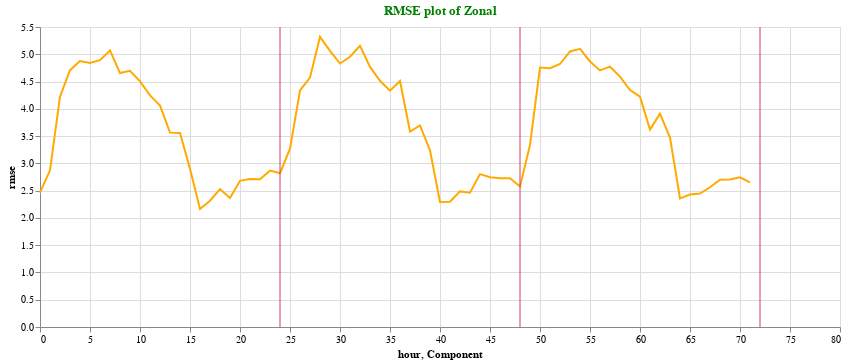

Notebook source saved alongside this figure:
### Code cell
plotrmse(rmse_zonal,"RMSE plot of Zonal")

### Figure 1 — Vega-Lite specification as saved in the notebook (floating-point values rounded to 4 significant figures)
{"config": {"view": {"continuousWidth": 400, "continuousHeight": 300}}, "layer": [{"data": {"name": "data-d27ae9d895b6cda8e36edad5a8dc31d3"}, "mark": "line", "encoding": {"color": {"value": "#FFAA00"}, "x": {"field": "hour", "type": "quantitative"}, "y": {"field": "rmse", "type": "quantitative"}}, "height": 300, "title": {"text": ["RMSE plot of Zonal"], "color": "green"}, "width": 800}, {"data": {"name": "data-b9dd60dc560f7891b967d8e82c37ad0c"}, "mark": {"type": "rule", "color": "#D2386C"}, "encoding": {"x": {"field": "Component", "type": "quantitative"}}}], "$schema": "https://vega.github.io/schema/vega-lite/v4.17.0.json", "datasets": {"data-d27ae9d895b6cda8e36edad5a8dc31d3": [{"rmse": 2.463, "hour": 0}, {"rmse": 2.872, "hour": 1}, {"rmse": 4.223, "hour": 2}, {"rmse": 4.709, "hour": 3}, {"rmse": 4.875, "hour": 4}, {"rmse": 4.84, "hour": 5}, {"rmse": 4.893, "hour": 6}, {"rmse": 5.07, "hour": 7}, {"rmse": 4.655, "hour": 8}, {"rmse": 4.696, "hour": 9}, {"rmse": 4.504, "hour": 10}, {"rmse": 4.246, "hour": 11}, {"rmse": 4.058, "hour": 12}, {"rmse": 3.563, "hour": 13}, {"rmse": 3.559, "hour": 14}, {"rmse": 2.902, "hour": 15}, {"rmse": 2.163, "hour": 16}, {"rmse": 2.316, "hour": 17}, {"rmse": 2.527, "hour": 18}, {"rmse": 2.367, "hour": 19}, {"rmse": 2.679, "hour": 20}, {"rmse": 2.712, "hour": 21}, {"rmse": 2.708, "hour": 22}, {"rmse": 2.866, "hour": 23}, {"rmse": 2.819, "hour": 24}, {"rmse": 3.27, "hour": 25}, {"rmse": 4.337, "hour": 26}, {"rmse": 4.571, "hour": 27}, {"rmse": 5.32, "hour": 28}, {"rmse": 5.062, "hour": 29}, {"rmse": 4.831, "hour": 30}, {"rmse": 4.955, "hour": 31}, {"rmse": 5.154, "hour": 32}, {"rmse": 4.768, "hour": 33}, {"rmse": 4.513, "hour": 34}, {"rmse": 4.332, "hour": 35}, {"rmse": 4.508, "hour": 36}, {"rmse": 3.583, "hour": 37}, {"rmse": 3.695, "hour": 38}, {"rmse": 3.24, "hour": 39}, {"rmse": 2.291, "hour": 40}, {"rmse": 2.297, "hour": 41}, {"rmse": 2.486, "hour": 42}, {"rmse": 2.463, "hour": 43}, {"rmse": 2.803, "hour": 44}, {"rmse": 2.746, "hour": 45}, {"rmse": 2.729, "hour": 46}, {"rmse": 2.726, "hour": 47}, {"rmse": 2.575, "hour": 48}, {"rmse": 3.337, "hour": 49}, {"rmse": 4.758, "hour": 50}, {"rmse": 4.745, "hour": 51}, {"rmse": 4.822, "hour": 52}, {"rmse": 5.052, "hour": 53}, {"rmse": 5.1, "hour": 54}, {"rmse": 4.868, "hour": 55}, {"rmse": 4.704, "hour": 56}, {"rmse": 4.772, "hour": 57}, {"rmse": 4.591, "hour": 58}, {"rmse": 4.343, "hour": 59}, {"rmse": 4.222, "hour": 60}, {"rmse": 3.619, "hour": 61}, {"rmse": 3.91, "hour": 62}, {"rmse": 3.472, "hour": 63}, {"rmse": 2.357, "hour": 64}, {"rmse": 2.428, "hour": 65}, {"rmse": 2.445, "hour": 66}, {"rmse": 2.562, "hour": 67}, {"rmse": 2.7, "hour": 68}, {"rmse": 2.705, "hour": 69}, {"rmse": 2.745, "hour": 70}, {"rmse": 2.651, "hour": 71}], "data-b9dd60dc560f7891b967d8e82c37ad0c": [{"Component": 24}, {"Component": 48}, {"Component": 72}]}}
